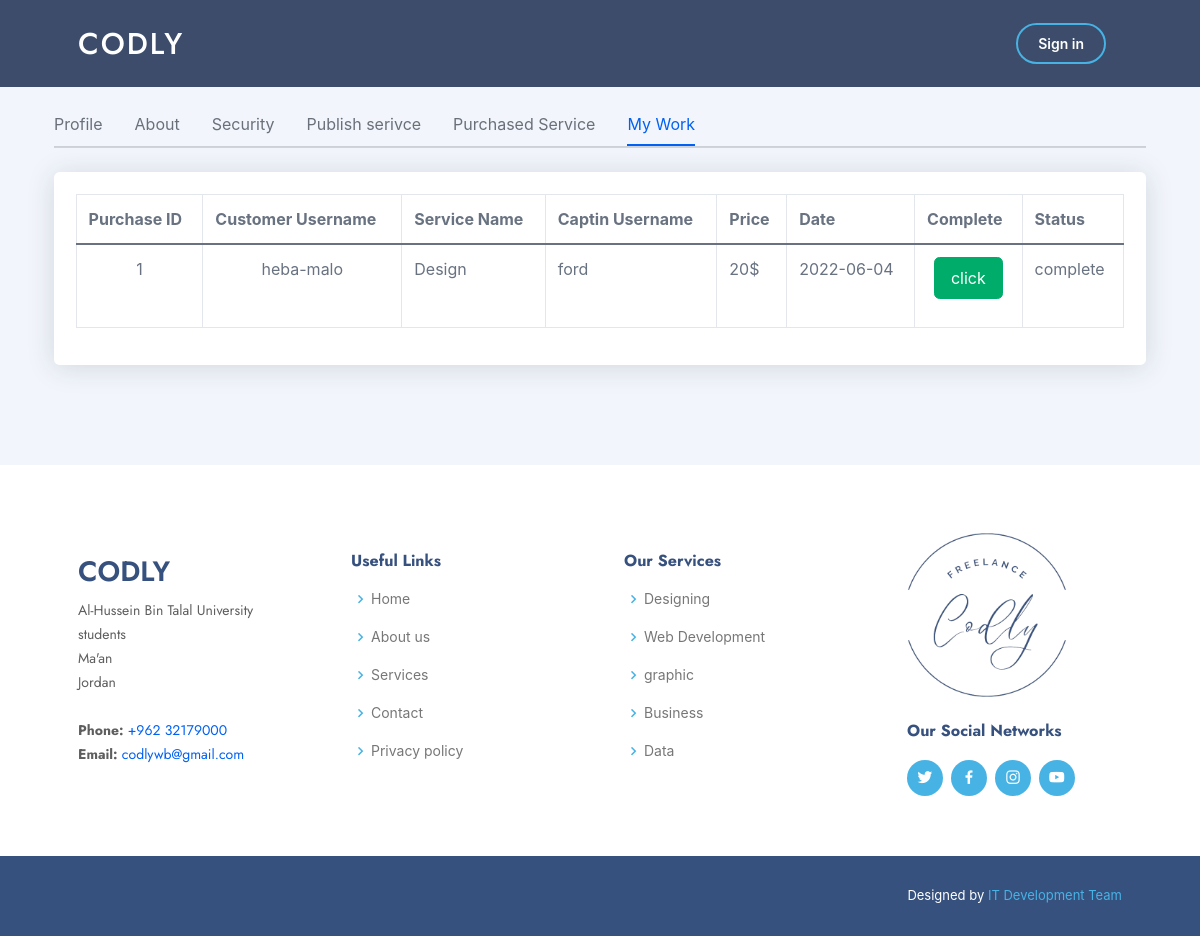
Before: /captain-work.php with the older database file.
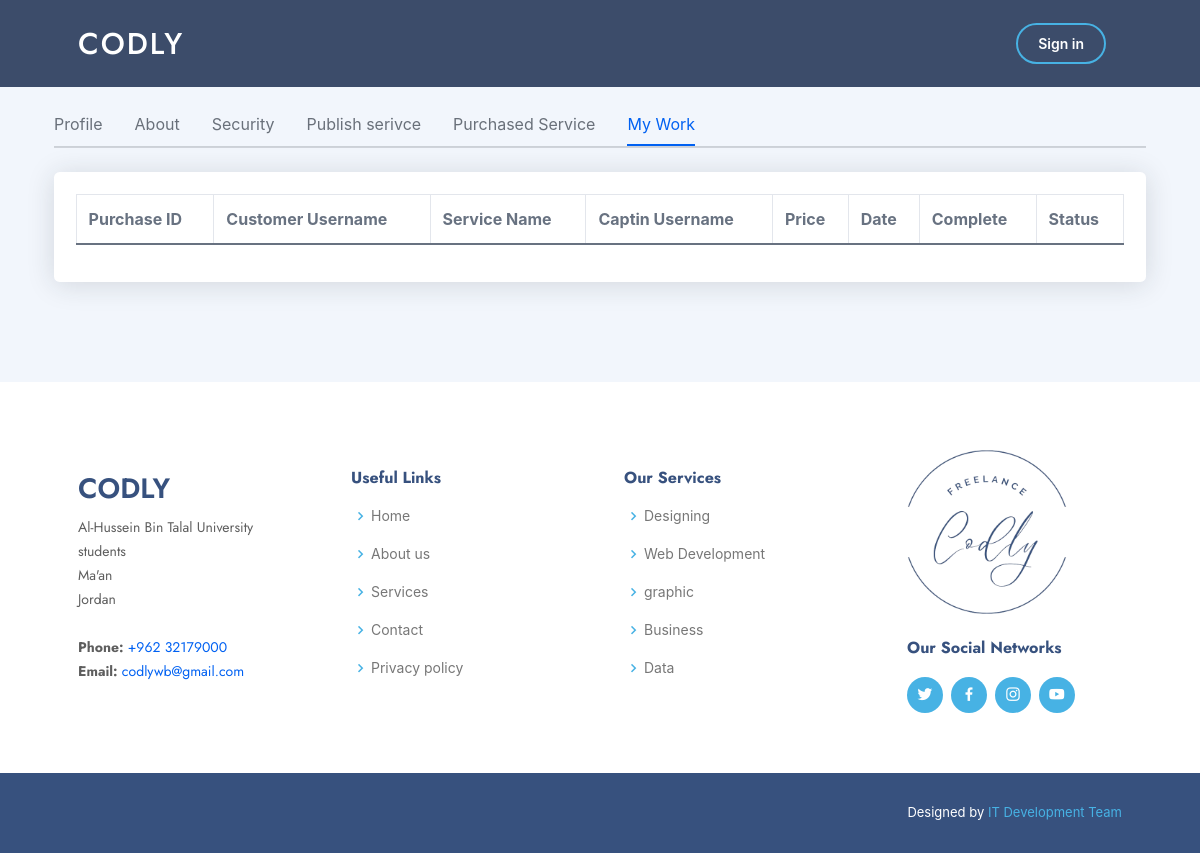
After: the same page with the newer database file.
### tables this page shows
CREATE TABLE `purchase_list` (
  `Purchase ID` int(11) NOT NULL,
  `Customer Username` varchar(20) NOT NULL,
  `Service ID` int(11) NOT NULL,
  `Service Name` varchar(20) NOT NULL,
  `Captin Username` varchar(20) NOT NULL,
  `Price` int(11) NOT NULL,
  `Date` date NOT NULL,
  `Report` tinyint(1) NOT NULL DEFAULT 0,
  `Status` varchar(20) DEFAULT NULL
);

### captain-work.php (the view, shortened to what the changed rows need)
<?php
require_once "controllerUserData.php";
?>
<!DOCTYPE html>
<html lang="en">
<head>
  <link href="assets/vendor/aos/aos.css" rel="stylesheet" />
  <link href="assets/vendor/bootstrap/css/bootstrap.min.css" rel="stylesheet" />
  <link href="assets/vendor/bootstrap-icons/bootstrap-icons.css" rel="stylesheet" />
  <link href="assets/vendor/boxicons/css/boxicons.min.css" rel="stylesheet" />
  <link href="assets/vendor/glightbox/css/glightbox.min.css" rel="stylesheet" />
  <link href="assets/vendor/remixicon/remixicon.css" rel="stylesheet" />
  <link href="assets/vendor/swiper/swiper-bundle.min.css" rel="stylesheet" />
  <link href="assets/css/style.css" rel="stylesheet" />
  <link rel="stylesheet" href="assets/css/contact-us.css" />
  <link href="assets/css/features.css" rel="stylesheet" />
  <link href="https://cdn.jsdelivr.net/npm/bootstrap@5.0.1/dist/css/bootstrap.min.css" rel="stylesheet">
  <link href="assets/css/st.css" rel="stylesheet" />
</head>
<body>
  <?php include './headers/header2.php' ?>
  <main id="main" style="padding-top: 60px;">
    <div class="container-xl px-4 mt-4">
      <div class="card mb-4">
        <div class="card-body">
          <div class="datatable table-responsive">
            <table class="table table-bordered table-hover" id="dataTable" width="100%" cellspacing="0">
              <thead>
                <tr>
                  <th>Purchase ID</th>
                  <th>Customer Username </th>
                  <th>Service Name</th>
                  <th>Captin Username</th>
                  <th>Price</th>
                  <th>Date</th>
                  <th>Complete </th>
                  <th>Status</th>
                </tr>
              </thead>
              <tbody>
                <?php
                $query = " SELECT * FROM  `purchase_list` ";
                $result = mysqli_query($con, $query);
                if ($result) {
                  while ($row = mysqli_fetch_array($result, MYSQLI_ASSOC)) { ?>
                    <tr>
                      <td align="center"><?php echo $row['Purchase ID']; ?></td>
                      <td align="center"><?php echo $row['Customer Username']; ?></td>
                      <td>
                        <?php echo $row['Service Name']; ?>
                      </td>
                      <td>
                        <?php echo $row['Captin Username']; ?>
                      </td>
                      <td><?php echo $row['Price'] . '$'; ?></td>
                      <td><?php echo date("Y-m-d"); ?></td>
                      <td align="center">
                        <form action="controllerUserData.php" method="POST">
                          <div class="form-group">
                            <button type="submit" name="update-status" onClick='confirm("Are you sure you have completed the service...?") ' class="btn btn-success ">
                              click
                            </button>
                          </div>
                        </form>
                      </td>
                      <td>
                        <?php echo $row['Status']; ?>
                      </td>
                    </tr>
                <?php   }
                } ?>
              </tbody>
            </table>
          </div>
        </div>
      </div>
    </div>
  </main>
</body>
</html>

Changed rows visible on the page:
removed purchase_list: Purchase ID "1", Customer Username "heba-malo", Service Name "Design", Captin Username "ford", Price "20", Status "complete"
